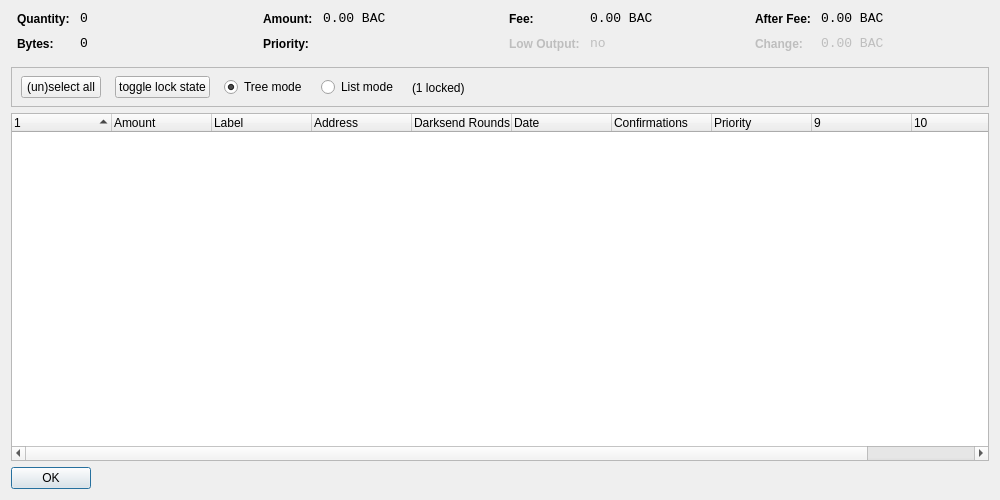
<?xml version="1.0" encoding="UTF-8"?>
<ui version="4.0">
 <class>CoinControlDialog</class>
 <widget class="QDialog" name="CoinControlDialog">
  <property name="geometry">
   <rect>
    <x>0</x>
    <y>0</y>
    <width>1000</width>
    <height>500</height>
   </rect>
  </property>
  <property name="windowTitle">
   <string>Coin Control</string>
  </property>
  <layout class="QVBoxLayout" name="verticalLayout">
   <item>
    <layout class="QHBoxLayout" name="horizontalLayoutTop" stretch="0,0,0,0">
     <property name="topMargin">
      <number>0</number>
     </property>
     <property name="bottomMargin">
      <number>10</number>
     </property>
     <item>
      <layout class="QFormLayout" name="formLayoutCoinControl1">
       <property name="horizontalSpacing">
        <number>10</number>
       </property>
       <property name="verticalSpacing">
        <number>10</number>
       </property>
       <property name="leftMargin">
        <number>6</number>
       </property>
       <property name="rightMargin">
        <number>6</number>
       </property>
       <item row="0" column="0">
        <widget class="QLabel" name="labelCoinControlQuantityText">
         <property name="styleSheet">
          <string notr="true">font-weight:bold;</string>
         </property>
         <property name="text">
          <string>Quantity:</string>
         </property>
        </widget>
       </item>
       <item row="0" column="1">
        <widget class="QLabel" name="labelCoinControlQuantity">
         <property name="font">
          <font>
           <family>Monospace</family>
           <pointsize>10</pointsize>
          </font>
         </property>
         <property name="cursor">
          <cursorShape>IBeamCursor</cursorShape>
         </property>
         <property name="contextMenuPolicy">
          <enum>Qt::ActionsContextMenu</enum>
         </property>
         <property name="text">
          <string notr="true">0</string>
         </property>
         <property name="textInteractionFlags">
          <set>Qt::LinksAccessibleByMouse|Qt::TextSelectableByKeyboard|Qt::TextSelectableByMouse</set>
         </property>
        </widget>
       </item>
       <item row="1" column="0">
        <widget class="QLabel" name="labelCoinControlBytesText">
         <property name="styleSheet">
          <string notr="true">font-weight:bold;</string>
         </property>
         <property name="text">
          <string>Bytes:</string>
         </property>
        </widget>
       </item>
       <item row="1" column="1">
        <widget class="QLabel" name="labelCoinControlBytes">
         <property name="font">
          <font>
           <family>Monospace</family>
           <pointsize>10</pointsize>
          </font>
         </property>
         <property name="cursor">
          <cursorShape>IBeamCursor</cursorShape>
         </property>
         <property name="contextMenuPolicy">
          <enum>Qt::ActionsContextMenu</enum>
         </property>
         <property name="text">
          <string notr="true">0</string>
         </property>
         <property name="textInteractionFlags">
          <set>Qt::LinksAccessibleByMouse|Qt::TextSelectableByKeyboard|Qt::TextSelectableByMouse</set>
         </property>
        </widget>
       </item>
      </layout>
     </item>
     <item>
      <layout class="QFormLayout" name="formLayoutCoinControl2">
       <property name="horizontalSpacing">
        <number>10</number>
       </property>
       <property name="verticalSpacing">
        <number>10</number>
       </property>
       <property name="leftMargin">
        <number>6</number>
       </property>
       <property name="rightMargin">
        <number>6</number>
       </property>
       <item row="0" column="0">
        <widget class="QLabel" name="labelCoinControlAmountText">
         <property name="styleSheet">
          <string notr="true">font-weight:bold;</string>
         </property>
         <property name="text">
          <string>Amount:</string>
         </property>
        </widget>
       </item>
       <item row="0" column="1">
        <widget class="QLabel" name="labelCoinControlAmount">
         <property name="font">
          <font>
           <family>Monospace</family>
           <pointsize>10</pointsize>
          </font>
         </property>
         <property name="cursor">
          <cursorShape>IBeamCursor</cursorShape>
         </property>
         <property name="contextMenuPolicy">
          <enum>Qt::ActionsContextMenu</enum>
         </property>
         <property name="text">
          <string notr="true">0.00 BAC</string>
         </property>
         <property name="textInteractionFlags">
          <set>Qt::LinksAccessibleByMouse|Qt::TextSelectableByKeyboard|Qt::TextSelectableByMouse</set>
         </property>
        </widget>
       </item>
       <item row="1" column="0">
        <widget class="QLabel" name="labelCoinControlPriorityText">
         <property name="styleSheet">
          <string notr="true">font-weight:bold;</string>
         </property>
         <property name="text">
          <string>Priority:</string>
         </property>
        </widget>
       </item>
       <item row="1" column="1">
        <widget class="QLabel" name="labelCoinControlPriority">
         <property name="font">
          <font>
           <family>Monospace</family>
           <pointsize>10</pointsize>
          </font>
         </property>
         <property name="cursor">
          <cursorShape>IBeamCursor</cursorShape>
         </property>
         <property name="contextMenuPolicy">
          <enum>Qt::ActionsContextMenu</enum>
         </property>
         <property name="text">
          <string/>
         </property>
         <property name="textInteractionFlags">
          <set>Qt::LinksAccessibleByMouse|Qt::TextSelectableByKeyboard|Qt::TextSelectableByMouse</set>
         </property>
        </widget>
       </item>
      </layout>
     </item>
     <item>
      <layout class="QFormLayout" name="formLayoutCoinControl3">
       <property name="horizontalSpacing">
        <number>10</number>
       </property>
       <property name="verticalSpacing">
        <number>10</number>
       </property>
       <property name="leftMargin">
        <number>6</number>
       </property>
       <property name="rightMargin">
        <number>6</number>
       </property>
       <item row="0" column="0">
        <widget class="QLabel" name="labelCoinControlFeeText">
         <property name="styleSheet">
          <string notr="true">font-weight:bold;</string>
         </property>
         <property name="text">
          <string>Fee:</string>
         </property>
        </widget>
       </item>
       <item row="0" column="1">
        <widget class="QLabel" name="labelCoinControlFee">
         <property name="font">
          <font>
           <family>Monospace</family>
           <pointsize>10</pointsize>
          </font>
         </property>
         <property name="cursor">
          <cursorShape>IBeamCursor</cursorShape>
         </property>
         <property name="contextMenuPolicy">
          <enum>Qt::ActionsContextMenu</enum>
         </property>
         <property name="text">
          <string notr="true">0.00 BAC</string>
         </property>
         <property name="textInteractionFlags">
          <set>Qt::LinksAccessibleByMouse|Qt::TextSelectableByKeyboard|Qt::TextSelectableByMouse</set>
         </property>
        </widget>
       </item>
       <item row="1" column="0">
        <widget class="QLabel" name="labelCoinControlLowOutputText">
         <property name="enabled">
          <bool>false</bool>
         </property>
         <property name="styleSheet">
          <string notr="true">font-weight:bold;</string>
         </property>
         <property name="text">
          <string>Low Output:</string>
         </property>
        </widget>
       </item>
       <item row="1" column="1">
        <widget class="QLabel" name="labelCoinControlLowOutput">
         <property name="enabled">
          <bool>false</bool>
         </property>
         <property name="font">
          <font>
           <family>Monospace</family>
           <pointsize>10</pointsize>
          </font>
         </property>
         <property name="cursor">
          <cursorShape>IBeamCursor</cursorShape>
         </property>
         <property name="contextMenuPolicy">
          <enum>Qt::ActionsContextMenu</enum>
         </property>
         <property name="text">
          <string notr="true">no</string>
         </property>
         <property name="textInteractionFlags">
          <set>Qt::LinksAccessibleByMouse|Qt::TextSelectableByKeyboard|Qt::TextSelectableByMouse</set>
         </property>
        </widget>
       </item>
      </layout>
     </item>
     <item>
      <layout class="QFormLayout" name="formLayoutCoinControl4">
       <property name="horizontalSpacing">
        <number>10</number>
       </property>
       <property name="verticalSpacing">
        <number>10</number>
       </property>
       <property name="leftMargin">
        <number>6</number>
       </property>
       <property name="rightMargin">
        <number>6</number>
       </property>
       <item row="0" column="0">
        <widget class="QLabel" name="labelCoinControlAfterFeeText">
         <property name="styleSheet">
          <string notr="true">font-weight:bold;</string>
         </property>
         <property name="text">
          <string>After Fee:</string>
         </property>
        </widget>
       </item>
       <item row="0" column="1">
        <widget class="QLabel" name="labelCoinControlAfterFee">
         <property name="font">
          <font>
           <family>Monospace</family>
           <pointsize>10</pointsize>
          </font>
         </property>
         <property name="cursor">
          <cursorShape>IBeamCursor</cursorShape>
         </property>
         <property name="contextMenuPolicy">
          <enum>Qt::ActionsContextMenu</enum>
         </property>
         <property name="text">
          <string notr="true">0.00 BAC</string>
         </property>
         <property name="textInteractionFlags">
          <set>Qt::LinksAccessibleByMouse|Qt::TextSelectableByKeyboard|Qt::TextSelectableByMouse</set>
         </property>
        </widget>
       </item>
       <item row="1" column="0">
        <widget class="QLabel" name="labelCoinControlChangeText">
         <property name="enabled">
          <bool>false</bool>
         </property>
         <property name="styleSheet">
          <string notr="true">font-weight:bold;</string>
         </property>
         <property name="text">
          <string>Change:</string>
         </property>
        </widget>
       </item>
       <item row="1" column="1">
        <widget class="QLabel" name="labelCoinControlChange">
         <property name="enabled">
          <bool>false</bool>
         </property>
         <property name="font">
          <font>
           <family>Monospace</family>
           <pointsize>10</pointsize>
          </font>
         </property>
         <property name="cursor">
          <cursorShape>IBeamCursor</cursorShape>
         </property>
         <property name="contextMenuPolicy">
          <enum>Qt::ActionsContextMenu</enum>
         </property>
         <property name="text">
          <string notr="true">0.00 BAC</string>
         </property>
         <property name="textInteractionFlags">
          <set>Qt::LinksAccessibleByMouse|Qt::TextSelectableByKeyboard|Qt::TextSelectableByMouse</set>
         </property>
        </widget>
       </item>
      </layout>
     </item>
    </layout>
   </item>
   <item>
    <widget class="QFrame" name="frame">
     <property name="minimumSize">
      <size>
       <width>0</width>
       <height>40</height>
      </size>
     </property>
     <property name="frameShape">
      <enum>QFrame::StyledPanel</enum>
     </property>
     <property name="frameShadow">
      <enum>QFrame::Sunken</enum>
     </property>
     <widget class="QWidget" name="horizontalLayoutWidget">
      <property name="geometry">
       <rect>
        <x>10</x>
        <y>0</y>
        <width>781</width>
        <height>41</height>
       </rect>
      </property>
      <layout class="QHBoxLayout" name="horizontalLayoutPanel" stretch="0,0,0,0,0">
       <property name="spacing">
        <number>14</number>
       </property>
       <item>
        <widget class="QPushButton" name="pushButtonSelectAll">
         <property name="sizePolicy">
          <sizepolicy hsizetype="Maximum" vsizetype="Fixed">
           <horstretch>0</horstretch>
           <verstretch>0</verstretch>
          </sizepolicy>
         </property>
         <property name="text">
          <string>(un)select all</string>
         </property>
        </widget>
       </item>
        <item>
         <widget class="QPushButton" name="pushButtonToggleLock">
          <property name="sizePolicy">
           <sizepolicy hsizetype="Maximum" vsizetype="Fixed">
            <horstretch>0</horstretch>
            <verstretch>0</verstretch>
           </sizepolicy>
          </property>
          <property name="text">
           <string>toggle lock state</string>
          </property>
          <property name="autoDefault">
           <bool>false</bool>
          </property>
         </widget>
        </item>
       <item>
        <widget class="QRadioButton" name="radioTreeMode">
         <property name="sizePolicy">
          <sizepolicy hsizetype="Maximum" vsizetype="Fixed">
           <horstretch>0</horstretch>
           <verstretch>0</verstretch>
          </sizepolicy>
         </property>
         <property name="text">
          <string>Tree mode</string>
         </property>
         <property name="checked">
          <bool>true</bool>
         </property>
        </widget>
       </item>
       <item>
        <widget class="QRadioButton" name="radioListMode">
         <property name="sizePolicy">
          <sizepolicy hsizetype="Maximum" vsizetype="Fixed">
           <horstretch>0</horstretch>
           <verstretch>0</verstretch>
          </sizepolicy>
         </property>
         <property name="text">
          <string>List mode</string>
         </property>
        </widget>
       </item>
        <item>
         <widget class="QLabel" name="labelLocked">
          <property name="text">
           <string>(1 locked)</string>
          </property>
         </widget>
        </item>
       <item>
        <spacer name="horizontalSpacer">
         <property name="orientation">
          <enum>Qt::Horizontal</enum>
         </property>
         <property name="sizeHint" stdset="0">
          <size>
           <width>40</width>
           <height>20</height>
          </size>
         </property>
        </spacer>
       </item>
      </layout>
     </widget>
    </widget>
   </item>
   <item>
    <widget class="CoinControlTreeWidget" name="treeWidget">
     <property name="contextMenuPolicy">
      <enum>Qt::CustomContextMenu</enum>
     </property>
     <property name="sortingEnabled">
      <bool>false</bool>
     </property>
     <property name="columnCount">
      <number>11</number>
     </property>
     <attribute name="headerShowSortIndicator" stdset="0">
      <bool>true</bool>
     </attribute>
     <attribute name="headerStretchLastSection">
      <bool>false</bool>
     </attribute>
     <column>
      <property name="text">
       <string/>
      </property>
     </column>
     <column>
      <property name="text">
       <string>Amount</string>
      </property>
     </column>
     <column>
      <property name="text">
       <string>Label</string>
      </property>
     </column>
     <column>
      <property name="text">
       <string>Address</string>
      </property>
     </column>
     <column>
      <property name="text">
       <string>Darksend Rounds</string>
      </property>
    </column>
     <column>
      <property name="text">
       <string>Date</string>
      </property>
     </column>
     <column>
      <property name="text">
       <string>Confirmations</string>
      </property>
      <property name="toolTip">
       <string>Confirmed</string>
      </property>
     </column>
     <column>
      <property name="text">
       <string>Priority</string>
      </property>
     </column>
     <column>
      <property name="text">
       <string/>
      </property>
     </column>
     <column>
      <property name="text">
       <string/>
      </property>
     </column>
     <column>
      <property name="text">
       <string/>
      </property>
     </column>
     <column>
      <property name="text">
       <string/>
      </property>
     </column>
    </widget>
   </item>
   <item>
    <widget class="QDialogButtonBox" name="buttonBox">
     <property name="sizePolicy">
      <sizepolicy hsizetype="Maximum" vsizetype="Fixed">
       <horstretch>0</horstretch>
       <verstretch>0</verstretch>
      </sizepolicy>
     </property>
     <property name="orientation">
      <enum>Qt::Horizontal</enum>
     </property>
     <property name="standardButtons">
      <set>QDialogButtonBox::Ok</set>
     </property>
    </widget>
   </item>
  </layout>
 </widget>
 <customwidgets>
  <customwidget>
   <class>CoinControlTreeWidget</class>
   <extends>QTreeWidget</extends>
   <header>coincontroltreewidget.h</header>
  </customwidget>
 </customwidgets>
 <resources/>
 <connections/>
</ui>
